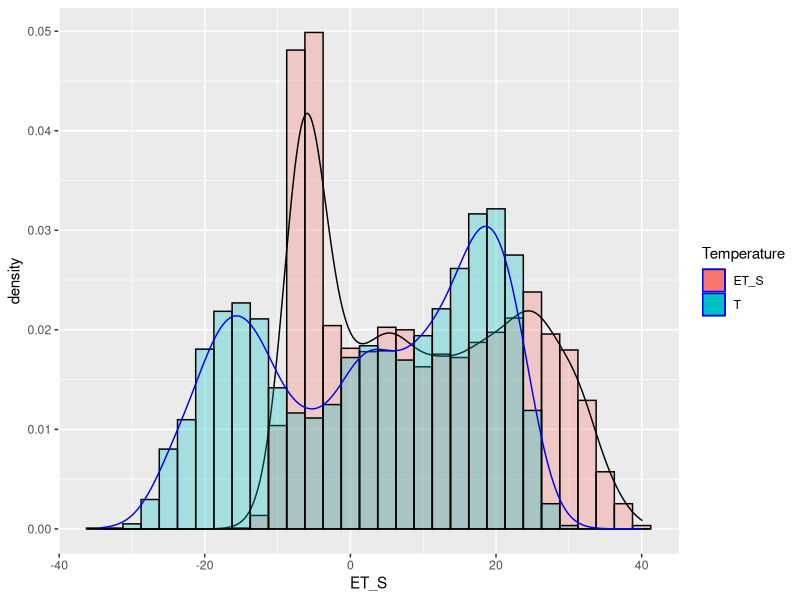

This chart was generated by the following R code: (Note: this script raises an error after producing the figure.)
## ---- chunk 1
knitr::opts_chunk$set(echo = TRUE)
## ---- chunk 2
library(dplyr)
library(magrittr)
library(ggplot2)
library(xts)
## ---- chunk 3
default.par = par()
setwd("~/rproj/khb-mortality-analysis/data")

mort = 
  read.table("SSC_Mo.txt", sep='\t', header=T, dec=',') %>%
  filter(complete.cases(.)) %>%
  select(date=Date.1, mortality=Mo.W.M) %>%
  mutate(date=as.Date(date, format="%d.%m.%Y"))

mort.date = range(mort$date)

temp = 
  read.table("Khb_Temp_Daily.txt", sep=';', header=F, dec=',') %>% 
  filter(complete.cases(.)) %>%
  mutate(date=as.Date(ISOdate(V2, V3, V4))) %>%
  select(date, t.min=V6, t.mean=V8, t.max=V10) %>% 
  filter(date >= mort.date[1] & date <= mort.date[2])

press = read.table('Khb_press_dew_wind.txt', sep='\t', header=T, dec='.')
press = press %>% 
  mutate(date=as.Date(ISOdate(Year, Month, Day)),
         wind.speed=sqrt(uw * uw + vw * vw)) %>%
  select(date, pressure=P0, dew.point=Td, temp=Ta, wind.speed) %>% 
  group_by(date) %>%
  summarise(pressure.ampl=max(pressure, na.rm=T)-min(pressure, na.rm=T),
            pressure=mean(pressure, na.rm=T),
            dew.point.ampl=max(dew.point, na.rm=T)-min(dew.point, na.rm=T),
            dew.point=mean(dew.point, na.rm=T),
            wind.speed.max=max(wind.speed, na.rm=T),
            wind.speed.min=min(wind.speed, na.rm=T),
            wind.speed.ampl=wind.speed.max-wind.speed.min,
            wind.speed=mean(wind.speed, na.rm=T),
            t.min=min(temp, na.rm=T), 
            t.max=max(temp, na.rm=T),
            t.mean=round(mean(temp, na.rm=T), digits=3))

temp2 = press %>%
  select(date, t.min, t.mean, t.max) %>%
  filter(date > max(temp$date) & date <= mort.date[2])

temp = rbind(temp, temp2)

press = press %>%
  select(-c(t.min, t.mean, t.max))

temp = merge(temp, press, by='date')
merged = merge(mort, temp, by='date')
## ---- chunk 4
wd = weekdays(merged$date, abbreviate=T)
wd = factor(wd, levels=c("Mon", "Tue", "Wed", "Thu", "Fri", "Sat", "Sun"))
levels(wd) = 1:7

holidays = read.table("publicholidays-russia.txt") %>% 
  select(date=V1) %>% 
  mutate(date=as.Date(date, format="%d-%m-%Y"))

merged$is.holiday = merged$date %in% holidays$date
merged$date.dof = wd
merged$is.workday = wd %in% 1:5
## ---- chunk 5
merged$ET_S = 2.719 + 0.994 * merged$t.mean + 0.016 * merged$dew.point ** 2

ggplot(data=merged) + 
  geom_histogram(aes(x=ET_S, y=..density.., fill='ET_S'), 
                 binwidth=2.5, col='black', alpha=0.3) + 
  geom_density(aes(x=ET_S), col='black') +
  geom_histogram(aes(x=t.mean, y=..density.., fill='T'), 
                 binwidth=2.5, col='black',  alpha=0.3) + 
  geom_density(aes(x=t.mean), col='blue') +
  guides(fill=guide_legend(title='Temperature'))
  labs(x='Temperature', y='Count')
  

cut(tmp$ET_S, breaks=c(-Inf, 18, 23, 28, Inf))

